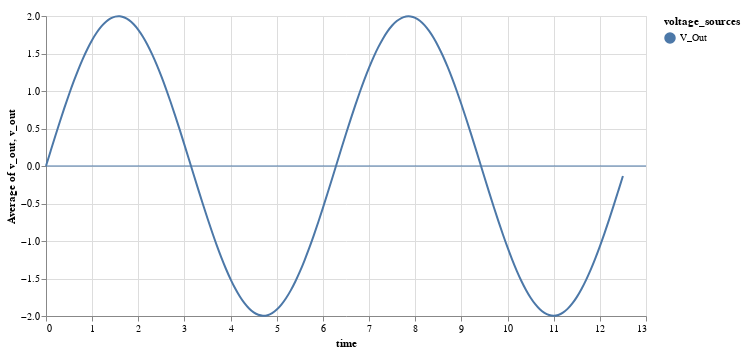

Notebook cell for this chart:
### Code cell
plotData(v1[0],[v3[1]])

### Figure 1 — Vega-Lite specification as saved in the notebook (floating-point values rounded to 4 significant figures)
{"config": {"view": {"continuousWidth": 400, "continuousHeight": 300}}, "layer": [{"mark": "rule", "encoding": {"color": {"type": "nominal", "field": "voltage_sources"}, "y": {"type": "quantitative", "aggregate": "average", "field": "v_out"}}}, {"mark": {"type": "line", "interpolate": "basis"}, "encoding": {"color": {"type": "nominal", "field": "voltage_sources"}, "x": {"type": "quantitative", "field": "time"}, "y": {"type": "quantitative", "field": "v_out"}}}, {"mark": "point", "encoding": {"opacity": {"value": 0}, "x": {"type": "quantitative", "field": "time"}}, "selection": {"selector010": {"type": "single", "nearest": true, "on": "mouseover", "fields": ["time"], "empty": "none"}}}, {"mark": "point", "encoding": {"color": {"type": "nominal", "field": "voltage_sources"}, "opacity": {"condition": {"value": 1, "selection": "selector010"}, "value": 0}, "x": {"type": "quantitative", "field": "time"}, "y": {"type": "quantitative", "field": "v_out"}}}, {"mark": {"type": "rule", "color": "gray"}, "encoding": {"x": {"type": "quantitative", "field": "time"}}, "transform": [{"filter": {"selection": "selector010"}}]}, {"mark": {"type": "text", "align": "left", "dx": 5, "dy": -5}, "encoding": {"color": {"type": "nominal", "field": "voltage_sources"}, "text": {"condition": {"type": "quantitative", "field": "v_out", "selection": "selector010"}, "value": " "}, "x": {"type": "quantitative", "field": "time"}, "y": {"type": "quantitative", "field": "v_out"}}}], "data": {"name": "data-ccd48fbccf6742b03af108b071ccea1d"}, "height": 300, "width": 600, "$schema": "https://vega.github.io/schema/vega-lite/v4.0.2.json", "datasets": {"data-ccd48fbccf6742b03af108b071ccea1d": [{"time": 0.0, "voltage_sources": "V_Out", "v_out": 0.0}, {"time": 0.1, "voltage_sources": "V_Out", "v_out": 0.1997}, {"time": 0.2, "voltage_sources": "V_Out", "v_out": 0.3973}, {"time": 0.3, "voltage_sources": "V_Out", "v_out": 0.591}, {"time": 0.4, "voltage_sources": "V_Out", "v_out": 0.7788}, {"time": 0.5, "voltage_sources": "V_Out", "v_out": 0.9589}, {"time": 0.6, "voltage_sources": "V_Out", "v_out": 1.129}, {"time": 0.7, "voltage_sources": "V_Out", "v_out": 1.288}, {"time": 0.8, "voltage_sources": "V_Out", "v_out": 1.435}, {"time": 0.9, "voltage_sources": "V_Out", "v_out": 1.567}, {"time": 1.0, "voltage_sources": "V_Out", "v_out": 1.683}, {"time": 1.1, "voltage_sources": "V_Out", "v_out": 1.782}, {"time": 1.2, "voltage_sources": "V_Out", "v_out": 1.864}, {"time": 1.3, "voltage_sources": "V_Out", "v_out": 1.927}, {"time": 1.4, "voltage_sources": "V_Out", "v_out": 1.971}, {"time": 1.5, "voltage_sources": "V_Out", "v_out": 1.995}, {"time": 1.6, "voltage_sources": "V_Out", "v_out": 1.999}, {"time": 1.7, "voltage_sources": "V_Out", "v_out": 1.983}, {"time": 1.8, "voltage_sources": "V_Out", "v_out": 1.948}, {"time": 1.9, "voltage_sources": "V_Out", "v_out": 1.893}, {"time": 2.0, "voltage_sources": "V_Out", "v_out": 1.819}, {"time": 2.1, "voltage_sources": "V_Out", "v_out": 1.726}, {"time": 2.2, "voltage_sources": "V_Out", "v_out": 1.617}, {"time": 2.3, "voltage_sources": "V_Out", "v_out": 1.491}, {"time": 2.4, "voltage_sources": "V_Out", "v_out": 1.351}, {"time": 2.5, "voltage_sources": "V_Out", "v_out": 1.197}, {"time": 2.6, "voltage_sources": "V_Out", "v_out": 1.031}, {"time": 2.7, "voltage_sources": "V_Out", "v_out": 0.8548}, {"time": 2.8, "voltage_sources": "V_Out", "v_out": 0.67}, {"time": 2.9, "voltage_sources": "V_Out", "v_out": 0.4785}, {"time": 3.0, "voltage_sources": "V_Out", "v_out": 0.2822}, {"time": 3.1, "voltage_sources": "V_Out", "v_out": 0.08316}, {"time": 3.2, "voltage_sources": "V_Out", "v_out": -0.1167}, {"time": 3.3, "voltage_sources": "V_Out", "v_out": -0.3155}, {"time": 3.4, "voltage_sources": "V_Out", "v_out": -0.5111}, {"time": 3.5, "voltage_sources": "V_Out", "v_out": -0.7016}, {"time": 3.6, "voltage_sources": "V_Out", "v_out": -0.885}, {"time": 3.7, "voltage_sources": "V_Out", "v_out": -1.06}, {"time": 3.8, "voltage_sources": "V_Out", "v_out": -1.224}, {"time": 3.9, "voltage_sources": "V_Out", "v_out": -1.376}, {"time": 4.0, "voltage_sources": "V_Out", "v_out": -1.514}, {"time": 4.1, "voltage_sources": "V_Out", "v_out": -1.637}, {"time": 4.2, "voltage_sources": "V_Out", "v_out": -1.743}, {"time": 4.3, "voltage_sources": "V_Out", "v_out": -1.832}, {"time": 4.4, "voltage_sources": "V_Out", "v_out": -1.903}, {"time": 4.5, "voltage_sources": "V_Out", "v_out": -1.955}, {"time": 4.6, "voltage_sources": "V_Out", "v_out": -1.987}, {"time": 4.7, "voltage_sources": "V_Out", "v_out": -2.0}, {"time": 4.8, "voltage_sources": "V_Out", "v_out": -1.992}, {"time": 4.9, "voltage_sources": "V_Out", "v_out": -1.965}, {"time": 5.0, "voltage_sources": "V_Out", "v_out": -1.918}, {"time": 5.1, "voltage_sources": "V_Out", "v_out": -1.852}, {"time": 5.2, "voltage_sources": "V_Out", "v_out": -1.767}, {"time": 5.3, "voltage_sources": "V_Out", "v_out": -1.665}, {"time": 5.4, "voltage_sources": "V_Out", "v_out": -1.546}, {"time": 5.5, "voltage_sources": "V_Out", "v_out": -1.411}, {"time": 5.6, "voltage_sources": "V_Out", "v_out": -1.263}, {"time": 5.7, "voltage_sources": "V_Out", "v_out": -1.101}, {"time": 5.8, "voltage_sources": "V_Out", "v_out": -0.9292}, {"time": 5.9, "voltage_sources": "V_Out", "v_out": -0.7478}, {"time": 6.0, "voltage_sources": "V_Out", "v_out": -0.5588}, {"time": 6.1, "voltage_sources": "V_Out", "v_out": -0.3643}, {"time": 6.2, "voltage_sources": "V_Out", "v_out": -0.1662}, {"time": 6.3, "voltage_sources": "V_Out", "v_out": 0.03363}, {"time": 6.4, "voltage_sources": "V_Out", "v_out": 0.2331}, {"time": 6.5, "voltage_sources": "V_Out", "v_out": 0.4302}, {"time": 6.6, "voltage_sources": "V_Out", "v_out": 0.6231}, {"time": 6.7, "voltage_sources": "V_Out", "v_out": 0.8097}, {"time": 6.8, "voltage_sources": "V_Out", "v_out": 0.9882}, {"time": 6.9, "voltage_sources": "V_Out", "v_out": 1.157}, {"time": 7.0, "voltage_sources": "V_Out", "v_out": 1.314}, {"time": 7.1, "voltage_sources": "V_Out", "v_out": 1.458}, {"time": 7.2, "voltage_sources": "V_Out", "v_out": 1.587}, {"time": 7.3, "voltage_sources": "V_Out", "v_out": 1.701}, {"time": 7.4, "voltage_sources": "V_Out", "v_out": 1.797}, {"time": 7.5, "voltage_sources": "V_Out", "v_out": 1.876}, {"time": 7.6, "voltage_sources": "V_Out", "v_out": 1.936}, {"time": 7.7, "voltage_sources": "V_Out", "v_out": 1.976}, {"time": 7.8, "voltage_sources": "V_Out", "v_out": 1.997}, {"time": 7.9, "voltage_sources": "V_Out", "v_out": 1.998}, {"time": 8.0, "voltage_sources": "V_Out", "v_out": 1.979}, {"time": 8.1, "voltage_sources": "V_Out", "v_out": 1.94}, {"time": 8.2, "voltage_sources": "V_Out", "v_out": 1.881}, {"time": 8.3, "voltage_sources": "V_Out", "v_out": 1.804}, {"time": 8.4, "voltage_sources": "V_Out", "v_out": 1.709}, {"time": 8.5, "voltage_sources": "V_Out", "v_out": 1.597}, {"time": 8.6, "voltage_sources": "V_Out", "v_out": 1.469}, {"time": 8.7, "voltage_sources": "V_Out", "v_out": 1.326}, {"time": 8.8, "voltage_sources": "V_Out", "v_out": 1.17}, {"time": 8.9, "voltage_sources": "V_Out", "v_out": 1.002}, {"time": 9.0, "voltage_sources": "V_Out", "v_out": 0.8242}, {"time": 9.1, "voltage_sources": "V_Out", "v_out": 0.6382}, {"time": 9.2, "voltage_sources": "V_Out", "v_out": 0.4458}, {"time": 9.3, "voltage_sources": "V_Out", "v_out": 0.2489}, {"time": 9.4, "voltage_sources": "V_Out", "v_out": 0.04955}, {"time": 9.5, "voltage_sources": "V_Out", "v_out": -0.1503}, {"time": 9.6, "voltage_sources": "V_Out", "v_out": -0.3487}, {"time": 9.7, "voltage_sources": "V_Out", "v_out": -0.5435}, {"time": 9.8, "voltage_sources": "V_Out", "v_out": -0.733}, {"time": 9.9, "voltage_sources": "V_Out", "v_out": -0.9151}, {"time": 10.0, "voltage_sources": "V_Out", "v_out": -1.088}, {"time": 10.1, "voltage_sources": "V_Out", "v_out": -1.25}, {"time": 10.2, "voltage_sources": "V_Out", "v_out": -1.4}, {"time": 10.3, "voltage_sources": "V_Out", "v_out": -1.535}, {"time": 10.4, "voltage_sources": "V_Out", "v_out": -1.656}, {"time": 10.5, "voltage_sources": "V_Out", "v_out": -1.759}, {"time": 10.6, "voltage_sources": "V_Out", "v_out": -1.846}, {"time": 10.7, "voltage_sources": "V_Out", "v_out": -1.913}, {"time": 10.8, "voltage_sources": "V_Out", "v_out": -1.962}, {"time": 10.9, "voltage_sources": "V_Out", "v_out": -1.991}, {"time": 11.0, "voltage_sources": "V_Out", "v_out": -2.0}, {"time": 11.1, "voltage_sources": "V_Out", "v_out": -1.989}, {"time": 11.2, "voltage_sources": "V_Out", "v_out": -1.958}, {"time": 11.3, "voltage_sources": "V_Out", "v_out": -1.908}, {"time": 11.4, "voltage_sources": "V_Out", "v_out": -1.839}, {"time": 11.5, "voltage_sources": "V_Out", "v_out": -1.751}, {"time": 11.6, "voltage_sources": "V_Out", "v_out": -1.646}, {"time": 11.7, "voltage_sources": "V_Out", "v_out": -1.524}, {"time": 11.8, "voltage_sources": "V_Out", "v_out": -1.387}, {"time": 11.9, "voltage_sources": "V_Out", "v_out": -1.236}, {"time": 12.0, "voltage_sources": "V_Out", "v_out": -1.073}, {"time": 12.1, "voltage_sources": "V_Out", "v_out": -0.8993}, {"time": 12.2, "voltage_sources": "V_Out", "v_out": -0.7165}, {"time": 12.3, "voltage_sources": "V_Out", "v_out": -0.5265}, {"time": 12.4, "voltage_sources": "V_Out", "v_out": -0.3312}, {"time": 12.5, "voltage_sources": "V_Out", "v_out": -0.1326}]}}
